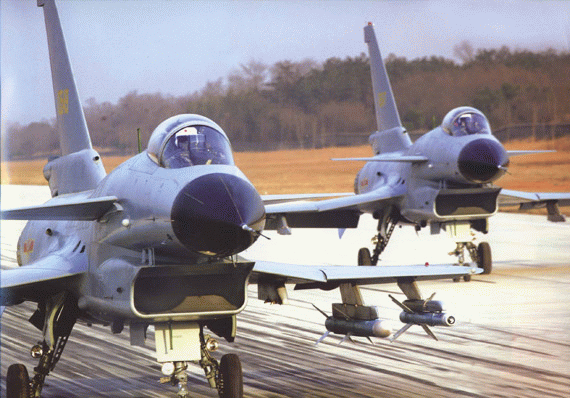
#> input picture img_homework/01_实验测试图_汇总/01_02_256彩色/j10.bmp, 570 x 398 px
$ python '02坐标变换.py'
#> lines starting #> are read from the running program, lines starting #| are printed output that depends on the picture
import cv2 as cv
import numpy as np

src = cv.imread("01_实验测试图_汇总/01_02_256彩色/j10.bmp")
#> src is the input picture: shape (398, 570, 3); mean B, G, R 153, 148.2, 154.1
n,m,ch = np.shape(src)
#> n = 398; m = 570; ch = 3
cv.imshow("src",src)
a = 1
print(f"{a}")
#垂直镜像
srcx = np.zeros(src.shape,src.dtype)
for i in range(n):
    srcx[i] = src[n - i - 1]
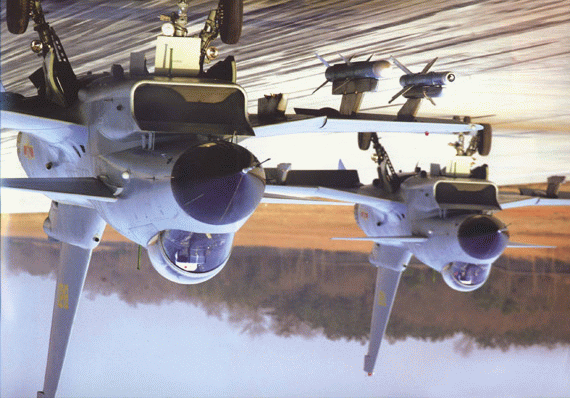
#> srcx: shape (398, 570, 3); mean B, G, R 153, 148.2, 154.1
cv.imshow("srcx",srcx)

srcy = np.zeros(src.shape,src.dtype)
for i in range(m):
    srcy[:,i,:] = src[:,m - i - 1,:]
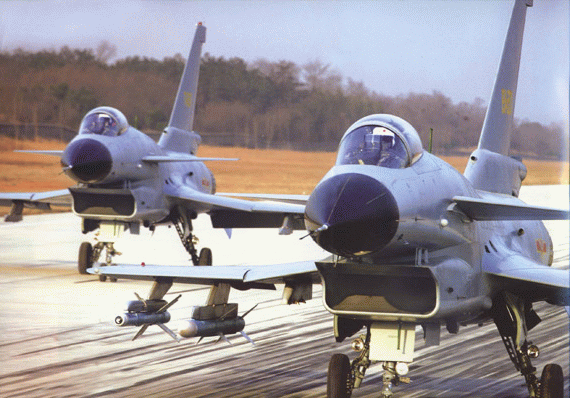
#> srcy: shape (398, 570, 3); mean B, G, R 153, 148.2, 154.1
cv.imshow("srcy",srcy)

srcxy = np.zeros([m,n,ch],src.dtype)
for i in range(n):
    for j in range(m):
        srcxy[j,i] = src[i,j]
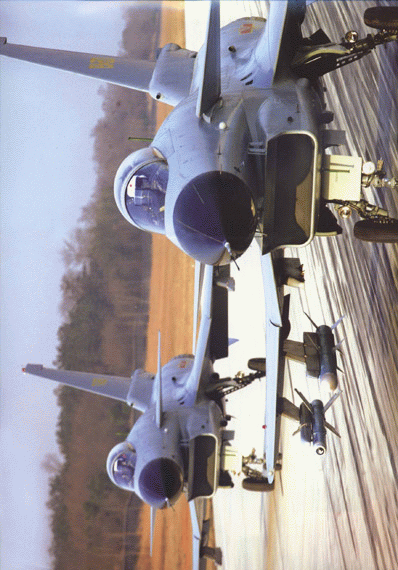
#> srcxy: shape (570, 398, 3); mean B, G, R 153, 148.2, 154.1
cv.imshow("srcxy",srcxy)

cv.waitKey(0)
cv.destroyAllWindows()

$ run again, with img_homework/01_实验测试图_汇总/01_02_256彩色/02_256Color.bmp copied over img_homework/01_实验测试图_汇总/01_02_256彩色/j10.bmp
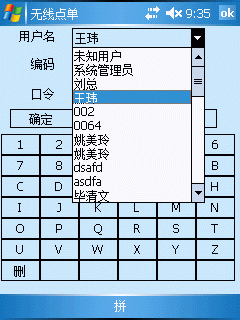
#> input picture img_homework/01_实验测试图_汇总/01_02_256彩色/02_256Color.bmp, 240 x 320 px
#> src is the input picture: shape (320, 240, 3); mean B, G, R 219.6, 197.9, 169.1
#> after the loop `for i in range(n):`:
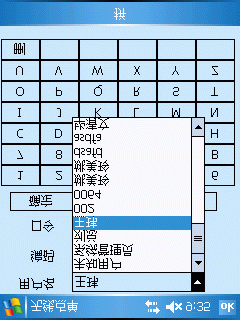
#> srcx: shape (320, 240, 3); mean B, G, R 219.6, 197.9, 169.1
#> after the loop `for i in range(n):`:
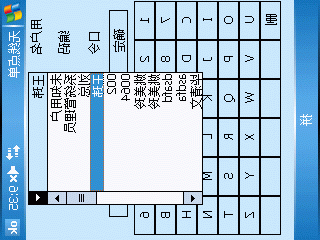
#> srcxy: shape (240, 320, 3); mean B, G, R 219.6, 197.9, 169.1
